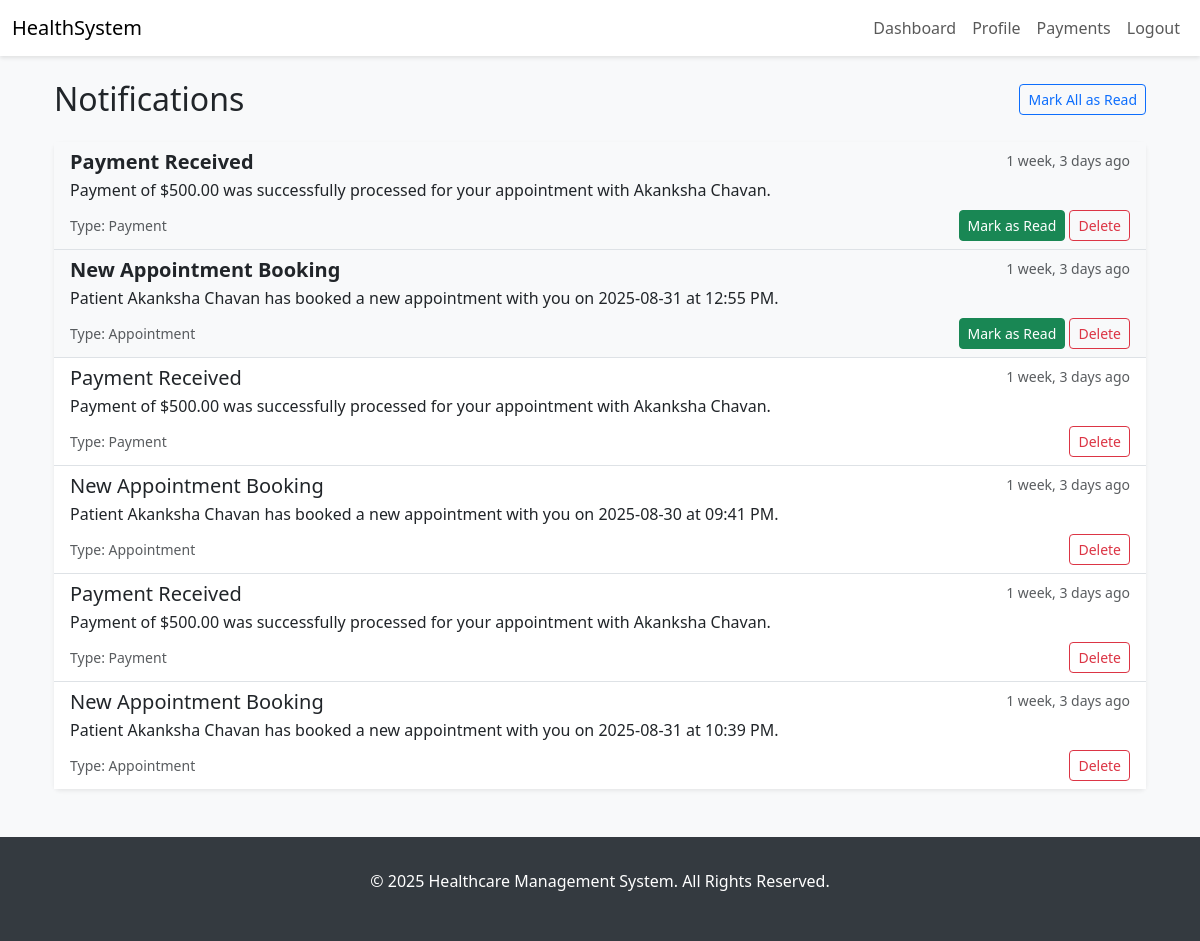
The page /notifications/ (signed in) on the database as committed earlier.
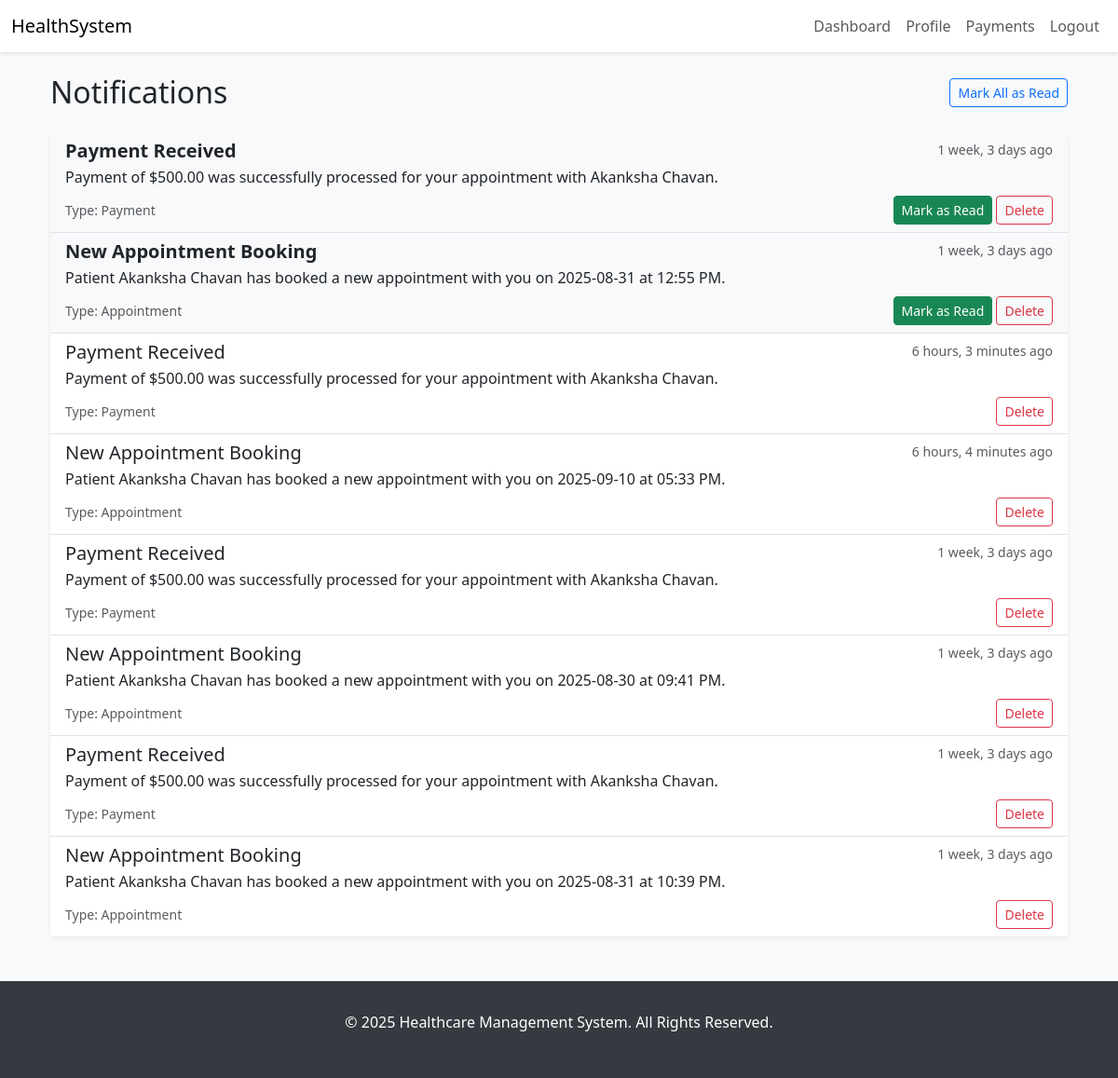
The same page on the database as committed later.
### core/models.py (models this page shows, shortened)
class SoftDeleteMixin(models.Model):
    is_deleted = models.BooleanField(default=False)
    deleted_at = models.DateTimeField(blank=True, null=True)
    class Meta:
        abstract = True

class Notification(SoftDeleteMixin):
    NOTIFICATION_TYPES = [
        ('appointment', 'Appointment'),
        ('prescription', 'Prescription'),
        ('payment', 'Payment'),
        ('system', 'System'),
        ('other', 'Other'),
    ]
    recipient = models.ForeignKey(settings.AUTH_USER_MODEL, on_delete=models.CASCADE, related_name='notifications')
    notification_type = models.CharField(max_length=20, choices=NOTIFICATION_TYPES, default='system')
    title = models.CharField(max_length=100)
    message = models.TextField()
    is_read = models.BooleanField(default=False)
    related_object_id = models.PositiveIntegerField(blank=True, null=True)
    related_content_type = models.CharField(max_length=100, blank=True, null=True)
    action_url = models.URLField(blank=True, null=True)
    created_at = models.DateTimeField(auto_now_add=True)
    updated_at = models.DateTimeField(auto_now=True)
    class Meta:
        verbose_name = "Notification"
        verbose_name_plural = "Notifications"
        ordering = ['-created_at']

### core/views.py (the view)
# urls.py: path('notifications/', views.notification_list, name='notification_list'),
@login_required
def notification_list(request):
    notifications = Notification.objects.filter(
        recipient=request.user,
        is_deleted=False
    ).order_by('is_read', '-created_at')
    unread_count = notifications.filter(is_read=False).count()
    context = {
        'notifications': notifications,
        'unread_count': unread_count,
    }
    return render(request, 'notification_list.html', context)

### templates/notification_list.html (shortened to what this page needs)
{% extends 'base.html' %}
{% block content %}
<div class="container-fluid">
    <div class="d-flex justify-content-between align-items-center mb-4">
        <h2 class="mb-0">Notifications</h2>
        {% if unread_count > 0 %}
            <a href="{% url 'notification_mark_read' pk=0 %}" class="btn btn-sm btn-outline-primary">Mark All as Read</a>
        {% endif %}
    </div>
    <div class="card shadow-sm">
        <div class="card-body p-0">
            {% if notifications %}
            <div class="list-group list-group-flush">
                {% for notification in notifications %}
                <div class="list-group-item list-group-item-action {% if not notification.is_read %}bg-light{% endif %}">
                    <div class="d-flex w-100 justify-content-between">
                        <h5 class="mb-1 {% if not notification.is_read %}fw-bold{% endif %}">{{ notification.title }}</h5>
                        <small class="text-muted">{{ notification.created_at|timesince }} ago</small>
                    </div>
                    <p class="mb-1">{{ notification.message }}</p>
                    <div class="d-flex justify-content-between align-items-center mt-2">
                        <small class="text-muted">Type: {{ notification.get_notification_type_display }}</small>
                        <div>
                            {% if not notification.is_read %}
                                <a href="{% url 'notification_mark_read' notification.pk %}" class="btn btn-sm btn-success">Mark as Read</a>
                            {% endif %}
                            <form action="{% url 'notification_delete' notification.pk %}" method="post" class="d-inline">
                                <button type="submit" class="btn btn-sm btn-outline-danger" onclick="return confirm('Are you sure you want to delete this notification?');">Delete</button>
                            </form>
                        </div>
                    </div>
                </div>
                {% endfor %}
            </div>
            {% else %}
            <p class="text-center p-4">You have no notifications.</p>
            {% endif %}
        </div>
    </div>
</div>
{% endblock %}

Rows that differ between the two databases and show on the page:
added Notification: title "Payment Received", created_at "6 hours, 3 minutes", message "Payment of $500.00 was successfully processed for your appointment with Akanksha Chavan.", notification_type "Payment"
added Notification: title "New Appointment Booking", created_at "6 hours, 4 minutes", message "Patient Akanksha Chavan has booked a new appointment with you on 2025-09-10 at 05:33 PM.", notification_type "Appointment"
